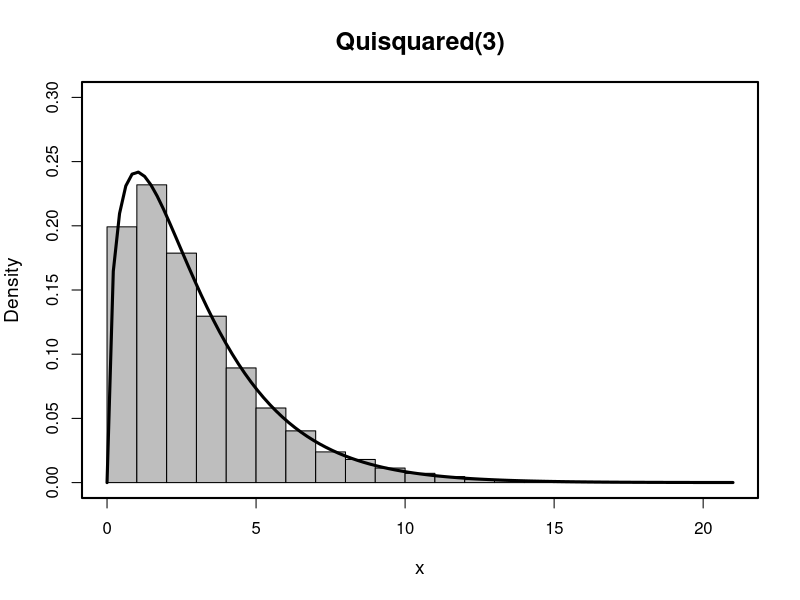

The R source for this figure:
#================================================================
#                    Exercise 2
#================================================================
rm(list=ls())

#========================Functions===============================

#Exercise 1
sim.norm<-function(n, mu, std){
  
  "Box-Muller Algorithm. This function generates samples
  from two independent random variables X,Y ~ N(mu,std)."
  
  x<-vector()
  y<-vector()
  
  for (i in 1:n){
    
    theta=2*pi*runif(1,0,1)
    R=sqrt(-2*log(runif(1,0,1)))
    
    # add N(0,1) observations to the samples
    x=c(x,R*cos(theta))
    y=c(y,R*sin(theta))
  }
  
  # convert all observations from N(0,1) to N(mu,std)
  x=x*std+mu
  y=y*std+mu
  return(list("x"=x,"y"=y))
}


sim.quisquared<-function(n,df,lower=0,upper=1){
  #forms a quisquared distribution from random uniform values x=(0 to 1)
  s=vector()
  for (i in 1:n){
    x=sim.norm(df,lower,upper)$x
    s=c(s,sum(x^2))
  }
  return(s)
}

f<-function(x){(x*exp(-x))}
g<-function(x){1/(sqrt(2)*sqrt(pi))*exp(-x/2)*x^(1/2)}

h<-function(x){
  #function h(x)=f(x)/g(x)
  sqrt(2)*sqrt(pi)*exp(-x/2)*x^(1/2)
}

#============================(A)===============================

set.seed(123)
# plotting the histogram
hist(sim.quisquared(10000,3),freq=F,main="Quisquared(3)",ylim=c(0,0.3),xlab="x",col="grey",
     cex.main=1.5,cex.lab=1.15)

# adding the p.d.f. on top of the histogram
curve(dchisq(x,3),add=T,lwd=3,lty=1)
# drawing a box around the plot
box(lwd=2)


#the max of h(x)=M
M<- h(1)
optimise(h,interval = c(0,5),maximum = T)$objective


sim<-function(n){
  x<-vector()
  yx <- vector()
  rej_x<- vector()
  yrejx<- vector()
  for (i in 1:n){
    u<-1
    alpha<-
    k<-0
    while(u>alpha){
      if(k!=0){rej_x <- c(rej_x,xc); yrejx <- c(yrejx,u*M*g(xc))}
      xc<-sim.quisquared(1,3)
      alpha=(1/M)*h(xc)
      u<-runif(1,0,1)
      k <- k+1
    }
    x=c(x,xc)
    yx <- c(yx,u*M*g(xc))
  }
return(list(x=x,rej_x=rej_x,yx=yx,yrejx=yrejx))
}

#============================(B)===============================

set.seed(123)
fl=sim(10000)
ff=fl$x
rejection_rate= length(fl$rej_x)/(length(fl$rej_x)+length(fl$x)) 
rejection_rate

#============================(C)===============================

pdf("Exercicio2_c.pdf",width=7,height=5)
# plotting the histogram
hist(ff,freq=F,main="f(x)",ylim=c(0,0.4),xlab="x",col="grey",
     cex.main=1.5,cex.lab=1.15, breaks = 50)
# adding the p.d.f. on top of the histogram
curve(f(x),add=T,lwd=3,lty=1,col=c('blue'))
# drawing a box around the plot
box(lwd=2)
# Add a legend
legend(10,0.4, legend=("f(x)"), col=c("blue"), lty=1:2, cex=0.8)
dev.off()

#============================(D)===============================

#hit-and-miss plot
pdf("Exercicio2_d.pdf",width=7,height=5)
plot(f,lwd=3,lty=1,ylab = "u*M*g(x)",main="Hit-and-miss Plot",cex.axis=1.15,col="black",cex.main=1.5,
     cex.lab=1.15,ylim=c(0,0.4), xlim=c(0,8),pch=16,xlab="x",cex=1.5)
curve(M*g(x),lwd=3,col="blue",cex=2,add=T)
set.seed(123)
simul <- sim(10)
points(simul$x,simul$yx,pch=4,cex=1,lwd=1.5)
points(simul$rej_x,simul$yrejx,col=2,pch=4,cex=1,lwd=1.5)
box(lwd=2)
legend(6, 0.36, legend=c("f(x)", "Mg(x)"),col=c("black", "blue"), lty=c(1,1),cex=0.8)
dev.off()
